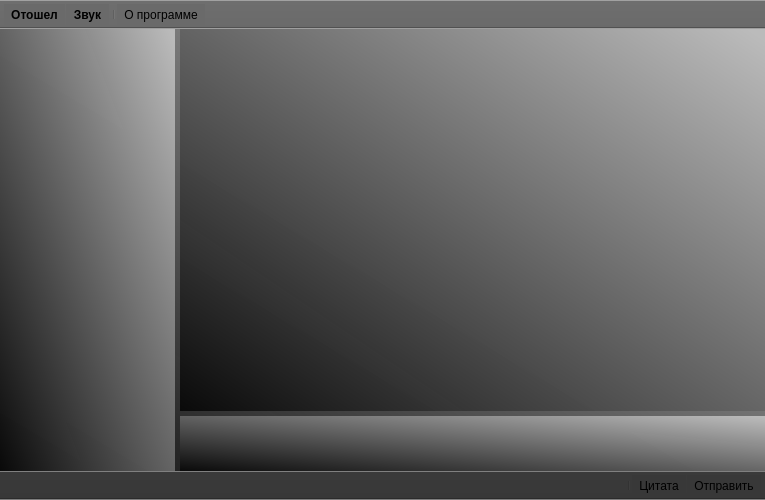
<?xml version="1.0" encoding="UTF-8"?>
<ui version="4.0">
 <class>MainWindow</class>
 <widget class="QMainWindow" name="MainWindow">
  <property name="windowModality">
   <enum>Qt::NonModal</enum>
  </property>
  <property name="enabled">
   <bool>true</bool>
  </property>
  <property name="geometry">
   <rect>
    <x>0</x>
    <y>0</y>
    <width>765</width>
    <height>500</height>
   </rect>
  </property>
  <property name="windowTitle">
   <string>4at v0.6</string>
  </property>
  <property name="windowIcon">
   <iconset>
    <normaloff>:/new/icons/src/icon_ichat.png</normaloff>:/new/icons/src/icon_ichat.png</iconset>
  </property>
  <property name="windowOpacity">
   <double>0.975000000000000</double>
  </property>
  <property name="autoFillBackground">
   <bool>false</bool>
  </property>
  <property name="styleSheet">
   <string notr="true"/>
  </property>
  <widget class="QWidget" name="centralWidget">
   <property name="styleSheet">
    <string notr="true">background-color: qlineargradient(spread:pad, x1:0, y1:1, x2:1, y2:0.0340909, stop:0 rgba(9, 9, 9, 250), stop:1 rgba(187, 187, 187, 252));
</string>
   </property>
   <layout class="QGridLayout" name="gridLayout" rowstretch="6,1" columnstretch="0,0">
    <property name="margin">
     <number>0</number>
    </property>
    <property name="spacing">
     <number>5</number>
    </property>
    <item row="0" column="0" rowspan="2">
     <widget class="QListWidget" name="listWidget">
      <property name="enabled">
       <bool>true</bool>
      </property>
      <property name="sizePolicy">
       <sizepolicy hsizetype="Preferred" vsizetype="Preferred">
        <horstretch>0</horstretch>
        <verstretch>0</verstretch>
       </sizepolicy>
      </property>
      <property name="minimumSize">
       <size>
        <width>114</width>
        <height>0</height>
       </size>
      </property>
      <property name="maximumSize">
       <size>
        <width>175</width>
        <height>16777215</height>
       </size>
      </property>
      <property name="baseSize">
       <size>
        <width>0</width>
        <height>0</height>
       </size>
      </property>
      <property name="palette">
       <palette>
        <active>
         <colorrole role="Button">
          <brush brushstyle="LinearGradientPattern">
           <gradient startx="0.000000000000000" starty="1.000000000000000" endx="1.000000000000000" endy="0.034090900000000" type="LinearGradient" spread="PadSpread" coordinatemode="ObjectBoundingMode">
            <gradientstop position="0.000000000000000">
             <color alpha="250">
              <red>9</red>
              <green>9</green>
              <blue>9</blue>
             </color>
            </gradientstop>
            <gradientstop position="1.000000000000000">
             <color alpha="252">
              <red>187</red>
              <green>187</green>
              <blue>187</blue>
             </color>
            </gradientstop>
           </gradient>
          </brush>
         </colorrole>
         <colorrole role="Text">
          <brush brushstyle="SolidPattern">
           <color alpha="255">
            <red>255</red>
            <green>255</green>
            <blue>0</blue>
           </color>
          </brush>
         </colorrole>
         <colorrole role="Base">
          <brush brushstyle="NoBrush">
           <color alpha="255">
            <red>0</red>
            <green>0</green>
            <blue>0</blue>
           </color>
          </brush>
         </colorrole>
         <colorrole role="Window">
          <brush brushstyle="LinearGradientPattern">
           <gradient startx="0.000000000000000" starty="1.000000000000000" endx="1.000000000000000" endy="0.034090900000000" type="LinearGradient" spread="PadSpread" coordinatemode="ObjectBoundingMode">
            <gradientstop position="0.000000000000000">
             <color alpha="250">
              <red>9</red>
              <green>9</green>
              <blue>9</blue>
             </color>
            </gradientstop>
            <gradientstop position="1.000000000000000">
             <color alpha="252">
              <red>187</red>
              <green>187</green>
              <blue>187</blue>
             </color>
            </gradientstop>
           </gradient>
          </brush>
         </colorrole>
        </active>
        <inactive>
         <colorrole role="Button">
          <brush brushstyle="LinearGradientPattern">
           <gradient startx="0.000000000000000" starty="1.000000000000000" endx="1.000000000000000" endy="0.034090900000000" type="LinearGradient" spread="PadSpread" coordinatemode="ObjectBoundingMode">
            <gradientstop position="0.000000000000000">
             <color alpha="250">
              <red>9</red>
              <green>9</green>
              <blue>9</blue>
             </color>
            </gradientstop>
            <gradientstop position="1.000000000000000">
             <color alpha="252">
              <red>187</red>
              <green>187</green>
              <blue>187</blue>
             </color>
            </gradientstop>
           </gradient>
          </brush>
         </colorrole>
         <colorrole role="Text">
          <brush brushstyle="SolidPattern">
           <color alpha="255">
            <red>255</red>
            <green>255</green>
            <blue>0</blue>
           </color>
          </brush>
         </colorrole>
         <colorrole role="Base">
          <brush brushstyle="NoBrush">
           <color alpha="255">
            <red>0</red>
            <green>0</green>
            <blue>0</blue>
           </color>
          </brush>
         </colorrole>
         <colorrole role="Window">
          <brush brushstyle="LinearGradientPattern">
           <gradient startx="0.000000000000000" starty="1.000000000000000" endx="1.000000000000000" endy="0.034090900000000" type="LinearGradient" spread="PadSpread" coordinatemode="ObjectBoundingMode">
            <gradientstop position="0.000000000000000">
             <color alpha="250">
              <red>9</red>
              <green>9</green>
              <blue>9</blue>
             </color>
            </gradientstop>
            <gradientstop position="1.000000000000000">
             <color alpha="252">
              <red>187</red>
              <green>187</green>
              <blue>187</blue>
             </color>
            </gradientstop>
           </gradient>
          </brush>
         </colorrole>
        </inactive>
        <disabled>
         <colorrole role="Button">
          <brush brushstyle="LinearGradientPattern">
           <gradient startx="0.000000000000000" starty="1.000000000000000" endx="1.000000000000000" endy="0.034090900000000" type="LinearGradient" spread="PadSpread" coordinatemode="ObjectBoundingMode">
            <gradientstop position="0.000000000000000">
             <color alpha="250">
              <red>9</red>
              <green>9</green>
              <blue>9</blue>
             </color>
            </gradientstop>
            <gradientstop position="1.000000000000000">
             <color alpha="252">
              <red>187</red>
              <green>187</green>
              <blue>187</blue>
             </color>
            </gradientstop>
           </gradient>
          </brush>
         </colorrole>
         <colorrole role="Text">
          <brush brushstyle="SolidPattern">
           <color alpha="255">
            <red>120</red>
            <green>120</green>
            <blue>120</blue>
           </color>
          </brush>
         </colorrole>
         <colorrole role="Base">
          <brush brushstyle="NoBrush">
           <color alpha="255">
            <red>0</red>
            <green>0</green>
            <blue>0</blue>
           </color>
          </brush>
         </colorrole>
         <colorrole role="Window">
          <brush brushstyle="LinearGradientPattern">
           <gradient startx="0.000000000000000" starty="1.000000000000000" endx="1.000000000000000" endy="0.034090900000000" type="LinearGradient" spread="PadSpread" coordinatemode="ObjectBoundingMode">
            <gradientstop position="0.000000000000000">
             <color alpha="250">
              <red>9</red>
              <green>9</green>
              <blue>9</blue>
             </color>
            </gradientstop>
            <gradientstop position="1.000000000000000">
             <color alpha="252">
              <red>187</red>
              <green>187</green>
              <blue>187</blue>
             </color>
            </gradientstop>
           </gradient>
          </brush>
         </colorrole>
        </disabled>
       </palette>
      </property>
      <property name="font">
       <font>
        <pointsize>12</pointsize>
        <weight>50</weight>
        <bold>false</bold>
       </font>
      </property>
      <property name="frameShape">
       <enum>QFrame::NoFrame</enum>
      </property>
      <property name="horizontalScrollBarPolicy">
       <enum>Qt::ScrollBarAlwaysOff</enum>
      </property>
      <property name="iconSize">
       <size>
        <width>32</width>
        <height>32</height>
       </size>
      </property>
      <property name="viewMode">
       <enum>QListView::ListMode</enum>
      </property>
      <property name="uniformItemSizes">
       <bool>false</bool>
      </property>
      <property name="currentRow">
       <number>-1</number>
      </property>
      <property name="sortingEnabled">
       <bool>false</bool>
      </property>
     </widget>
    </item>
    <item row="0" column="1">
     <widget class="QPlainTextEdit" name="plainTextEdit">
      <property name="sizePolicy">
       <sizepolicy hsizetype="Expanding" vsizetype="Expanding">
        <horstretch>0</horstretch>
        <verstretch>0</verstretch>
       </sizepolicy>
      </property>
      <property name="palette">
       <palette>
        <active>
         <colorrole role="WindowText">
          <brush brushstyle="SolidPattern">
           <color alpha="255">
            <red>0</red>
            <green>0</green>
            <blue>0</blue>
           </color>
          </brush>
         </colorrole>
         <colorrole role="Button">
          <brush brushstyle="LinearGradientPattern">
           <gradient startx="0.000000000000000" starty="1.000000000000000" endx="1.000000000000000" endy="0.034090900000000" type="LinearGradient" spread="PadSpread" coordinatemode="ObjectBoundingMode">
            <gradientstop position="0.000000000000000">
             <color alpha="250">
              <red>9</red>
              <green>9</green>
              <blue>9</blue>
             </color>
            </gradientstop>
            <gradientstop position="1.000000000000000">
             <color alpha="252">
              <red>187</red>
              <green>187</green>
              <blue>187</blue>
             </color>
            </gradientstop>
           </gradient>
          </brush>
         </colorrole>
         <colorrole role="Light">
          <brush brushstyle="SolidPattern">
           <color alpha="255">
            <red>255</red>
            <green>255</green>
            <blue>255</blue>
           </color>
          </brush>
         </colorrole>
         <colorrole role="Text">
          <brush brushstyle="SolidPattern">
           <color alpha="255">
            <red>255</red>
            <green>255</green>
            <blue>255</blue>
           </color>
          </brush>
         </colorrole>
         <colorrole role="BrightText">
          <brush brushstyle="SolidPattern">
           <color alpha="255">
            <red>255</red>
            <green>255</green>
            <blue>255</blue>
           </color>
          </brush>
         </colorrole>
         <colorrole role="Base">
          <brush brushstyle="NoBrush">
           <color alpha="255">
            <red>0</red>
            <green>0</green>
            <blue>0</blue>
           </color>
          </brush>
         </colorrole>
         <colorrole role="Window">
          <brush brushstyle="LinearGradientPattern">
           <gradient startx="0.000000000000000" starty="1.000000000000000" endx="1.000000000000000" endy="0.034090900000000" type="LinearGradient" spread="PadSpread" coordinatemode="ObjectBoundingMode">
            <gradientstop position="0.000000000000000">
             <color alpha="250">
              <red>9</red>
              <green>9</green>
              <blue>9</blue>
             </color>
            </gradientstop>
            <gradientstop position="1.000000000000000">
             <color alpha="252">
              <red>187</red>
              <green>187</green>
              <blue>187</blue>
             </color>
            </gradientstop>
           </gradient>
          </brush>
         </colorrole>
         <colorrole role="HighlightedText">
          <brush brushstyle="SolidPattern">
           <color alpha="255">
            <red>0</red>
            <green>0</green>
            <blue>0</blue>
           </color>
          </brush>
         </colorrole>
         <colorrole role="AlternateBase">
          <brush brushstyle="SolidPattern">
           <color alpha="255">
            <red>255</red>
            <green>255</green>
            <blue>255</blue>
           </color>
          </brush>
         </colorrole>
         <colorrole role="ToolTipText">
          <brush brushstyle="SolidPattern">
           <color alpha="255">
            <red>0</red>
            <green>0</green>
            <blue>0</blue>
           </color>
          </brush>
         </colorrole>
        </active>
        <inactive>
         <colorrole role="WindowText">
          <brush brushstyle="SolidPattern">
           <color alpha="255">
            <red>0</red>
            <green>0</green>
            <blue>0</blue>
           </color>
          </brush>
         </colorrole>
         <colorrole role="Button">
          <brush brushstyle="LinearGradientPattern">
           <gradient startx="0.000000000000000" starty="1.000000000000000" endx="1.000000000000000" endy="0.034090900000000" type="LinearGradient" spread="PadSpread" coordinatemode="ObjectBoundingMode">
            <gradientstop position="0.000000000000000">
             <color alpha="250">
              <red>9</red>
              <green>9</green>
              <blue>9</blue>
             </color>
            </gradientstop>
            <gradientstop position="1.000000000000000">
             <color alpha="252">
              <red>187</red>
              <green>187</green>
              <blue>187</blue>
             </color>
            </gradientstop>
           </gradient>
          </brush>
         </colorrole>
         <colorrole role="Light">
          <brush brushstyle="SolidPattern">
           <color alpha="255">
            <red>255</red>
            <green>255</green>
            <blue>255</blue>
           </color>
          </brush>
         </colorrole>
         <colorrole role="Text">
          <brush brushstyle="SolidPattern">
           <color alpha="255">
            <red>255</red>
            <green>255</green>
            <blue>255</blue>
           </color>
          </brush>
         </colorrole>
         <colorrole role="BrightText">
          <brush brushstyle="SolidPattern">
           <color alpha="255">
            <red>255</red>
            <green>255</green>
            <blue>255</blue>
           </color>
          </brush>
         </colorrole>
         <colorrole role="Base">
          <brush brushstyle="NoBrush">
           <color alpha="255">
            <red>0</red>
            <green>0</green>
            <blue>0</blue>
           </color>
          </brush>
         </colorrole>
         <colorrole role="Window">
          <brush brushstyle="LinearGradientPattern">
           <gradient startx="0.000000000000000" starty="1.000000000000000" endx="1.000000000000000" endy="0.034090900000000" type="LinearGradient" spread="PadSpread" coordinatemode="ObjectBoundingMode">
            <gradientstop position="0.000000000000000">
             <color alpha="250">
              <red>9</red>
              <green>9</green>
              <blue>9</blue>
             </color>
            </gradientstop>
            <gradientstop position="1.000000000000000">
             <color alpha="252">
              <red>187</red>
              <green>187</green>
              <blue>187</blue>
             </color>
            </gradientstop>
           </gradient>
          </brush>
         </colorrole>
         <colorrole role="HighlightedText">
          <brush brushstyle="SolidPattern">
           <color alpha="255">
            <red>0</red>
            <green>0</green>
            <blue>0</blue>
           </color>
          </brush>
         </colorrole>
         <colorrole role="AlternateBase">
          <brush brushstyle="SolidPattern">
           <color alpha="255">
            <red>255</red>
            <green>255</green>
            <blue>255</blue>
           </color>
          </brush>
         </colorrole>
         <colorrole role="ToolTipText">
          <brush brushstyle="SolidPattern">
           <color alpha="255">
            <red>0</red>
            <green>0</green>
            <blue>0</blue>
           </color>
          </brush>
         </colorrole>
        </inactive>
        <disabled>
         <colorrole role="WindowText">
          <brush brushstyle="SolidPattern">
           <color alpha="255">
            <red>120</red>
            <green>120</green>
            <blue>120</blue>
           </color>
          </brush>
         </colorrole>
         <colorrole role="Button">
          <brush brushstyle="LinearGradientPattern">
           <gradient startx="0.000000000000000" starty="1.000000000000000" endx="1.000000000000000" endy="0.034090900000000" type="LinearGradient" spread="PadSpread" coordinatemode="ObjectBoundingMode">
            <gradientstop position="0.000000000000000">
             <color alpha="250">
              <red>9</red>
              <green>9</green>
              <blue>9</blue>
             </color>
            </gradientstop>
            <gradientstop position="1.000000000000000">
             <color alpha="252">
              <red>187</red>
              <green>187</green>
              <blue>187</blue>
             </color>
            </gradientstop>
           </gradient>
          </brush>
         </colorrole>
         <colorrole role="Light">
          <brush brushstyle="SolidPattern">
           <color alpha="255">
            <red>255</red>
            <green>255</green>
            <blue>255</blue>
           </color>
          </brush>
         </colorrole>
         <colorrole role="Text">
          <brush brushstyle="SolidPattern">
           <color alpha="255">
            <red>120</red>
            <green>120</green>
            <blue>120</blue>
           </color>
          </brush>
         </colorrole>
         <colorrole role="BrightText">
          <brush brushstyle="SolidPattern">
           <color alpha="255">
            <red>255</red>
            <green>255</green>
            <blue>255</blue>
           </color>
          </brush>
         </colorrole>
         <colorrole role="Base">
          <brush brushstyle="NoBrush">
           <color alpha="255">
            <red>0</red>
            <green>0</green>
            <blue>0</blue>
           </color>
          </brush>
         </colorrole>
         <colorrole role="Window">
          <brush brushstyle="LinearGradientPattern">
           <gradient startx="0.000000000000000" starty="1.000000000000000" endx="1.000000000000000" endy="0.034090900000000" type="LinearGradient" spread="PadSpread" coordinatemode="ObjectBoundingMode">
            <gradientstop position="0.000000000000000">
             <color alpha="250">
              <red>9</red>
              <green>9</green>
              <blue>9</blue>
             </color>
            </gradientstop>
            <gradientstop position="1.000000000000000">
             <color alpha="252">
              <red>187</red>
              <green>187</green>
              <blue>187</blue>
             </color>
            </gradientstop>
           </gradient>
          </brush>
         </colorrole>
         <colorrole role="HighlightedText">
          <brush brushstyle="SolidPattern">
           <color alpha="255">
            <red>0</red>
            <green>0</green>
            <blue>0</blue>
           </color>
          </brush>
         </colorrole>
         <colorrole role="AlternateBase">
          <brush brushstyle="SolidPattern">
           <color alpha="255">
            <red>255</red>
            <green>255</green>
            <blue>255</blue>
           </color>
          </brush>
         </colorrole>
         <colorrole role="ToolTipText">
          <brush brushstyle="SolidPattern">
           <color alpha="255">
            <red>0</red>
            <green>0</green>
            <blue>0</blue>
           </color>
          </brush>
         </colorrole>
        </disabled>
       </palette>
      </property>
      <property name="focusPolicy">
       <enum>Qt::ClickFocus</enum>
      </property>
      <property name="contextMenuPolicy">
       <enum>Qt::DefaultContextMenu</enum>
      </property>
      <property name="locale">
       <locale language="Russian" country="RussianFederation"/>
      </property>
      <property name="frameShape">
       <enum>QFrame::NoFrame</enum>
      </property>
      <property name="horizontalScrollBarPolicy">
       <enum>Qt::ScrollBarAlwaysOff</enum>
      </property>
      <property name="readOnly">
       <bool>true</bool>
      </property>
     </widget>
    </item>
    <item row="1" column="1">
     <widget class="QTextEdit" name="textEdit">
      <property name="maximumSize">
       <size>
        <width>16777215</width>
        <height>55</height>
       </size>
      </property>
      <property name="palette">
       <palette>
        <active>
         <colorrole role="Button">
          <brush brushstyle="LinearGradientPattern">
           <gradient startx="0.000000000000000" starty="1.000000000000000" endx="1.000000000000000" endy="0.034090900000000" type="LinearGradient" spread="PadSpread" coordinatemode="ObjectBoundingMode">
            <gradientstop position="0.000000000000000">
             <color alpha="250">
              <red>9</red>
              <green>9</green>
              <blue>9</blue>
             </color>
            </gradientstop>
            <gradientstop position="1.000000000000000">
             <color alpha="252">
              <red>187</red>
              <green>187</green>
              <blue>187</blue>
             </color>
            </gradientstop>
           </gradient>
          </brush>
         </colorrole>
         <colorrole role="Text">
          <brush brushstyle="SolidPattern">
           <color alpha="255">
            <red>255</red>
            <green>255</green>
            <blue>255</blue>
           </color>
          </brush>
         </colorrole>
         <colorrole role="Base">
          <brush brushstyle="NoBrush">
           <color alpha="255">
            <red>0</red>
            <green>0</green>
            <blue>0</blue>
           </color>
          </brush>
         </colorrole>
         <colorrole role="Window">
          <brush brushstyle="LinearGradientPattern">
           <gradient startx="0.000000000000000" starty="1.000000000000000" endx="1.000000000000000" endy="0.034090900000000" type="LinearGradient" spread="PadSpread" coordinatemode="ObjectBoundingMode">
            <gradientstop position="0.000000000000000">
             <color alpha="250">
              <red>9</red>
              <green>9</green>
              <blue>9</blue>
             </color>
            </gradientstop>
            <gradientstop position="1.000000000000000">
             <color alpha="252">
              <red>187</red>
              <green>187</green>
              <blue>187</blue>
             </color>
            </gradientstop>
           </gradient>
          </brush>
         </colorrole>
        </active>
        <inactive>
         <colorrole role="Button">
          <brush brushstyle="LinearGradientPattern">
           <gradient startx="0.000000000000000" starty="1.000000000000000" endx="1.000000000000000" endy="0.034090900000000" type="LinearGradient" spread="PadSpread" coordinatemode="ObjectBoundingMode">
            <gradientstop position="0.000000000000000">
             <color alpha="250">
              <red>9</red>
              <green>9</green>
              <blue>9</blue>
             </color>
            </gradientstop>
            <gradientstop position="1.000000000000000">
             <color alpha="252">
              <red>187</red>
              <green>187</green>
              <blue>187</blue>
             </color>
            </gradientstop>
           </gradient>
          </brush>
         </colorrole>
         <colorrole role="Text">
          <brush brushstyle="SolidPattern">
           <color alpha="255">
            <red>255</red>
            <green>255</green>
            <blue>255</blue>
           </color>
          </brush>
         </colorrole>
         <colorrole role="Base">
          <brush brushstyle="NoBrush">
           <color alpha="255">
            <red>0</red>
            <green>0</green>
            <blue>0</blue>
           </color>
          </brush>
         </colorrole>
         <colorrole role="Window">
          <brush brushstyle="LinearGradientPattern">
           <gradient startx="0.000000000000000" starty="1.000000000000000" endx="1.000000000000000" endy="0.034090900000000" type="LinearGradient" spread="PadSpread" coordinatemode="ObjectBoundingMode">
            <gradientstop position="0.000000000000000">
             <color alpha="250">
              <red>9</red>
              <green>9</green>
              <blue>9</blue>
             </color>
            </gradientstop>
            <gradientstop position="1.000000000000000">
             <color alpha="252">
              <red>187</red>
              <green>187</green>
              <blue>187</blue>
             </color>
            </gradientstop>
           </gradient>
          </brush>
         </colorrole>
        </inactive>
        <disabled>
         <colorrole role="Button">
          <brush brushstyle="LinearGradientPattern">
           <gradient startx="0.000000000000000" starty="1.000000000000000" endx="1.000000000000000" endy="0.034090900000000" type="LinearGradient" spread="PadSpread" coordinatemode="ObjectBoundingMode">
            <gradientstop position="0.000000000000000">
             <color alpha="250">
              <red>9</red>
              <green>9</green>
              <blue>9</blue>
             </color>
            </gradientstop>
            <gradientstop position="1.000000000000000">
             <color alpha="252">
              <red>187</red>
              <green>187</green>
              <blue>187</blue>
             </color>
            </gradientstop>
           </gradient>
          </brush>
         </colorrole>
         <colorrole role="Text">
          <brush brushstyle="SolidPattern">
           <color alpha="255">
            <red>120</red>
            <green>120</green>
            <blue>120</blue>
           </color>
          </brush>
         </colorrole>
         <colorrole role="Base">
          <brush brushstyle="NoBrush">
           <color alpha="255">
            <red>0</red>
            <green>0</green>
            <blue>0</blue>
           </color>
          </brush>
         </colorrole>
         <colorrole role="Window">
          <brush brushstyle="LinearGradientPattern">
           <gradient startx="0.000000000000000" starty="1.000000000000000" endx="1.000000000000000" endy="0.034090900000000" type="LinearGradient" spread="PadSpread" coordinatemode="ObjectBoundingMode">
            <gradientstop position="0.000000000000000">
             <color alpha="250">
              <red>9</red>
              <green>9</green>
              <blue>9</blue>
             </color>
            </gradientstop>
            <gradientstop position="1.000000000000000">
             <color alpha="252">
              <red>187</red>
              <green>187</green>
              <blue>187</blue>
             </color>
            </gradientstop>
           </gradient>
          </brush>
         </colorrole>
        </disabled>
       </palette>
      </property>
      <property name="font">
       <font>
        <pointsize>10</pointsize>
       </font>
      </property>
      <property name="frameShape">
       <enum>QFrame::NoFrame</enum>
      </property>
      <property name="verticalScrollBarPolicy">
       <enum>Qt::ScrollBarAlwaysOff</enum>
      </property>
      <property name="horizontalScrollBarPolicy">
       <enum>Qt::ScrollBarAlwaysOff</enum>
      </property>
     </widget>
    </item>
   </layout>
  </widget>
  <widget class="QToolBar" name="mainToolBar">
   <property name="palette">
    <palette>
     <active>
      <colorrole role="Button">
       <brush brushstyle="SolidPattern">
        <color alpha="255">
         <red>106</red>
         <green>106</green>
         <blue>106</blue>
        </color>
       </brush>
      </colorrole>
      <colorrole role="Base">
       <brush brushstyle="SolidPattern">
        <color alpha="255">
         <red>106</red>
         <green>106</green>
         <blue>106</blue>
        </color>
       </brush>
      </colorrole>
      <colorrole role="Window">
       <brush brushstyle="SolidPattern">
        <color alpha="255">
         <red>106</red>
         <green>106</green>
         <blue>106</blue>
        </color>
       </brush>
      </colorrole>
     </active>
     <inactive>
      <colorrole role="Button">
       <brush brushstyle="SolidPattern">
        <color alpha="255">
         <red>106</red>
         <green>106</green>
         <blue>106</blue>
        </color>
       </brush>
      </colorrole>
      <colorrole role="Base">
       <brush brushstyle="SolidPattern">
        <color alpha="255">
         <red>106</red>
         <green>106</green>
         <blue>106</blue>
        </color>
       </brush>
      </colorrole>
      <colorrole role="Window">
       <brush brushstyle="SolidPattern">
        <color alpha="255">
         <red>106</red>
         <green>106</green>
         <blue>106</blue>
        </color>
       </brush>
      </colorrole>
     </inactive>
     <disabled>
      <colorrole role="Button">
       <brush brushstyle="SolidPattern">
        <color alpha="255">
         <red>106</red>
         <green>106</green>
         <blue>106</blue>
        </color>
       </brush>
      </colorrole>
      <colorrole role="Base">
       <brush brushstyle="SolidPattern">
        <color alpha="255">
         <red>106</red>
         <green>106</green>
         <blue>106</blue>
        </color>
       </brush>
      </colorrole>
      <colorrole role="Window">
       <brush brushstyle="SolidPattern">
        <color alpha="255">
         <red>106</red>
         <green>106</green>
         <blue>106</blue>
        </color>
       </brush>
      </colorrole>
     </disabled>
    </palette>
   </property>
   <property name="contextMenuPolicy">
    <enum>Qt::PreventContextMenu</enum>
   </property>
   <property name="styleSheet">
    <string notr="true">background-color: rgb(106, 106, 106);</string>
   </property>
   <property name="movable">
    <bool>false</bool>
   </property>
   <property name="allowedAreas">
    <set>Qt::AllToolBarAreas</set>
   </property>
   <property name="iconSize">
    <size>
     <width>48</width>
     <height>48</height>
    </size>
   </property>
   <property name="toolButtonStyle">
    <enum>Qt::ToolButtonIconOnly</enum>
   </property>
   <property name="floatable">
    <bool>false</bool>
   </property>
   <attribute name="toolBarArea">
    <enum>TopToolBarArea</enum>
   </attribute>
   <attribute name="toolBarBreak">
    <bool>false</bool>
   </attribute>
   <addaction name="actionAFK"/>
   <addaction name="actionSound"/>
   <addaction name="separator"/>
   <addaction name="actionAbout"/>
  </widget>
  <widget class="QToolBar" name="toolBar">
   <property name="contextMenuPolicy">
    <enum>Qt::CustomContextMenu</enum>
   </property>
   <property name="windowTitle">
    <string>toolBar</string>
   </property>
   <property name="layoutDirection">
    <enum>Qt::RightToLeft</enum>
   </property>
   <property name="styleSheet">
    <string notr="true">background-color: rgb(56, 56, 56);</string>
   </property>
   <property name="movable">
    <bool>false</bool>
   </property>
   <property name="floatable">
    <bool>false</bool>
   </property>
   <attribute name="toolBarArea">
    <enum>BottomToolBarArea</enum>
   </attribute>
   <attribute name="toolBarBreak">
    <bool>false</bool>
   </attribute>
   <addaction name="actionSend"/>
   <addaction name="actionQuot"/>
   <addaction name="separator"/>
  </widget>
  <action name="actionAFK">
   <property name="checkable">
    <bool>true</bool>
   </property>
   <property name="icon">
    <iconset>
     <normaloff>:/new/icons/src/user.png</normaloff>
     <normalon>:/new/icons/src/user_comment.png</normalon>:/new/icons/src/user.png</iconset>
   </property>
   <property name="text">
    <string>Отошел</string>
   </property>
   <property name="toolTip">
    <string>Вкл./Выкл. статус Отошел (Ctrl+A)</string>
   </property>
   <property name="font">
    <font>
     <weight>75</weight>
     <italic>false</italic>
     <bold>true</bold>
    </font>
   </property>
   <property name="shortcut">
    <string>Ctrl+A</string>
   </property>
  </action>
  <action name="actionSound">
   <property name="checkable">
    <bool>true</bool>
   </property>
   <property name="icon">
    <iconset>
     <normaloff>:/new/icons/src/sound.png</normaloff>
     <normalon>:/new/icons/src/sound_off.png</normalon>:/new/icons/src/sound.png</iconset>
   </property>
   <property name="text">
    <string>Звук</string>
   </property>
   <property name="toolTip">
    <string>Выкл./Вкл. звуковые оповещения (Ctrl+X)</string>
   </property>
   <property name="font">
    <font>
     <weight>75</weight>
     <bold>true</bold>
    </font>
   </property>
   <property name="shortcut">
    <string>Ctrl+X</string>
   </property>
  </action>
  <action name="actionSettings">
   <property name="icon">
    <iconset>
     <normaloff>:/new/icons/src/tools.png</normaloff>:/new/icons/src/tools.png</iconset>
   </property>
   <property name="text">
    <string>Настройки</string>
   </property>
   <property name="toolTip">
    <string>Открыть настройки (Ctrl+S)</string>
   </property>
   <property name="font">
    <font>
     <weight>75</weight>
     <bold>true</bold>
    </font>
   </property>
   <property name="shortcut">
    <string>Ctrl+S</string>
   </property>
  </action>
  <action name="actionSmiles">
   <property name="checkable">
    <bool>true</bool>
   </property>
   <property name="enabled">
    <bool>true</bool>
   </property>
   <property name="icon">
    <iconset>
     <normaloff>:/new/icons/src/smile.png</normaloff>:/new/icons/src/smile.png</iconset>
   </property>
   <property name="text">
    <string>Смайлы</string>
   </property>
   <property name="iconVisibleInMenu">
    <bool>false</bool>
   </property>
  </action>
  <action name="actionQuot">
   <property name="icon">
    <iconset>
     <normaloff>:/new/icons/src/quote.png</normaloff>:/new/icons/src/quote.png</iconset>
   </property>
   <property name="text">
    <string>Цитата</string>
   </property>
  </action>
  <action name="actionImage">
   <property name="icon">
    <iconset>
     <normaloff>:/new/icons/src/image_photo.png</normaloff>:/new/icons/src/image_photo.png</iconset>
   </property>
   <property name="text">
    <string>Изображение</string>
   </property>
   <property name="toolTip">
    <string>Отправить изображение</string>
   </property>
   <property name="iconVisibleInMenu">
    <bool>false</bool>
   </property>
  </action>
  <action name="actionSend">
   <property name="icon">
    <iconset>
     <normaloff>:/new/icons/src/mail_send.png</normaloff>:/new/icons/src/mail_send.png</iconset>
   </property>
   <property name="text">
    <string>Отправить</string>
   </property>
   <property name="toolTip">
    <string>Отправить сообщение (Enter)</string>
   </property>
   <property name="shortcut">
    <string>Return</string>
   </property>
   <property name="shortcutContext">
    <enum>Qt::ApplicationShortcut</enum>
   </property>
  </action>
  <action name="actionAbout">
   <property name="icon">
    <iconset>
     <normaloff>:/new/icons/src/info.png</normaloff>:/new/icons/src/info.png</iconset>
   </property>
   <property name="text">
    <string>О программе...</string>
   </property>
   <property name="toolTip">
    <string>Информация о программе</string>
   </property>
   <property name="shortcut">
    <string>Ctrl+F1</string>
   </property>
  </action>
 </widget>
 <layoutdefault spacing="6" margin="11"/>
 <tabstops>
  <tabstop>textEdit</tabstop>
  <tabstop>listWidget</tabstop>
 </tabstops>
 <resources/>
 <connections/>
</ui>
